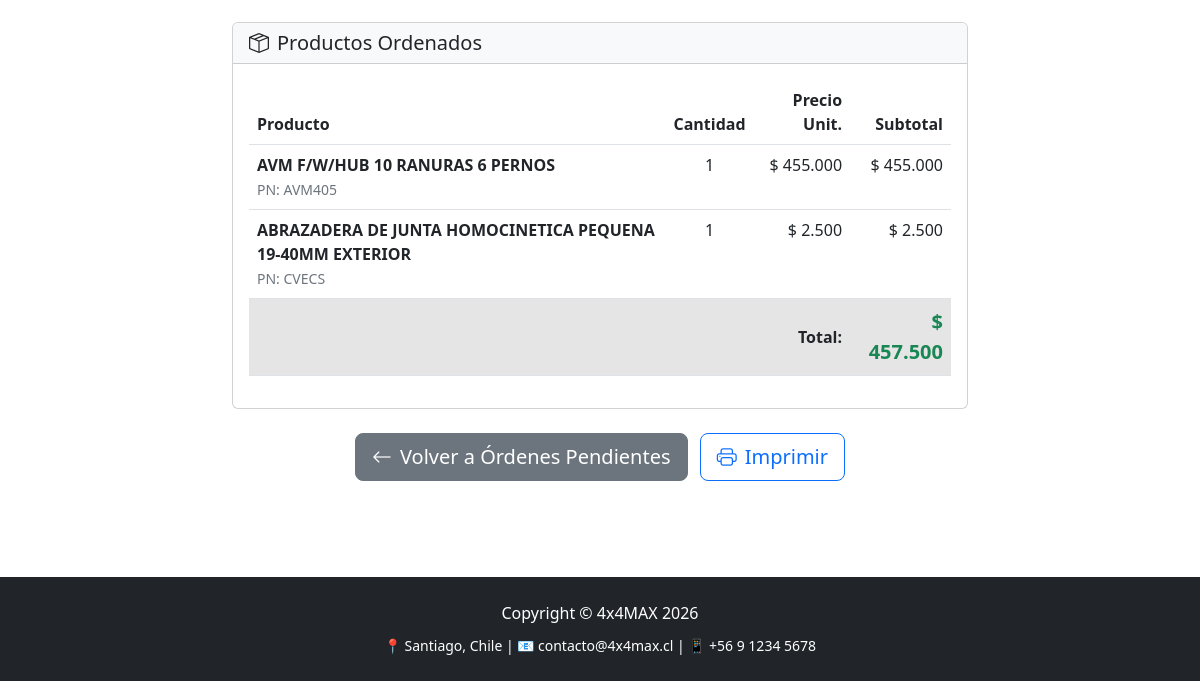
Before: /payment/order/23 (signed in, lower part) with the older database file.
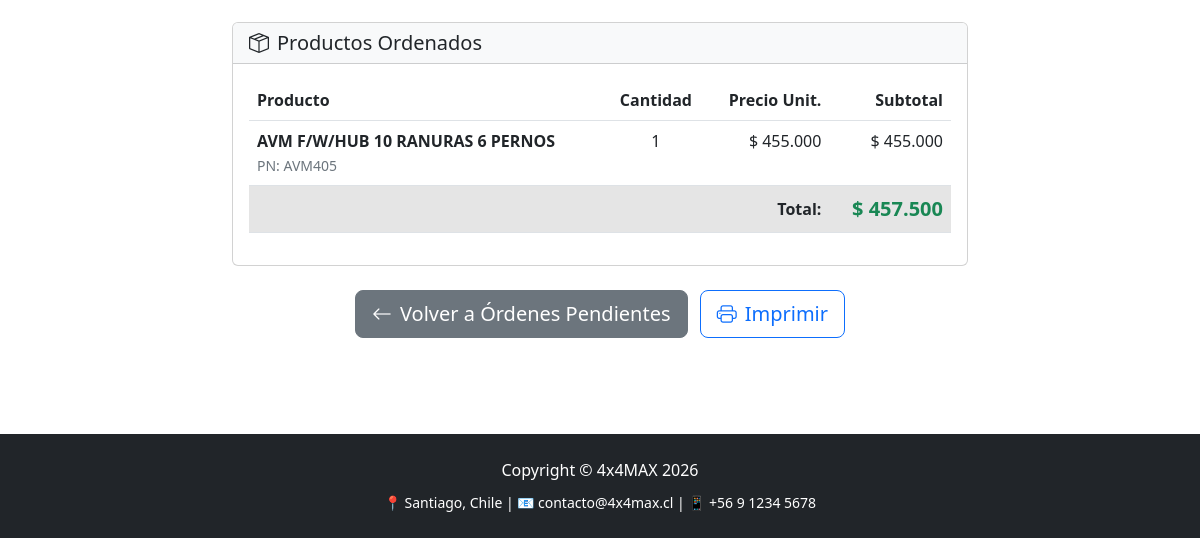
After: the same page with the newer database file.
### payment/models.py (models this page shows, shortened)
class OrderItem(models.Model):
    order = models.ForeignKey(Order, on_delete=models.CASCADE, null=True)
    product = models.ForeignKey(Product, on_delete=models.CASCADE, null=True)
    user = models.ForeignKey(User, on_delete=models.CASCADE, null=True, blank=True)
    quantity = models.PositiveBigIntegerField(default=1)
    price = models.DecimalField(max_digits=10, decimal_places=2)
    is_international = models.BooleanField(default=False)
    def get_total(self):
        return self.price * self.quantity

class Order(models.Model):
    user = models.ForeignKey(User, on_delete=models.CASCADE, null=True, blank=True)
    full_name = models.CharField(max_length=250)
    email = models.EmailField(max_length=250)
    phone = models.CharField(max_length=20)
    shipping_address = models.TextField(max_length=15000)
    workshop = models.ForeignKey('workshop.Workshop', on_delete=models.SET_NULL, null=True, blank=True)
    amount_pay = models.DecimalField(max_digits=10, decimal_places=2)
    date_order = models.DateTimeField(auto_now_add=True)
    shipped = models.BooleanField(default=False)
    date_shipped = models.DateTimeField(blank=True, null=True)
    has_international_items = models.BooleanField(default=False)
    buy_order = models.CharField(max_length=50, unique=True, null=True, blank=True, db_index=True)
    transaction_date = models.DateTimeField(null=True, blank=True)
    authorization_code = models.CharField(max_length=50, null=True, blank=True)
    payment_type_code = models.CharField(max_length=10, null=True, blank=True)  # VD, VN, etc.
    installments_number = models.IntegerField(null=True, blank=True)
    card_number = models.CharField(max_length=20, null=True, blank=True)  # últimos 4 dígitos
    session_id = models.CharField(max_length=100, null=True, blank=True)
    accounting_date = models.CharField(max_length=10, null=True, blank=True)
    transaction_status = models.CharField(max_length=50, null=True, blank=True)
    class Meta:
        ordering = ['-date_order']

### store/models.py (models this page shows, shortened)
class Product(models.Model):
    sku = models.CharField(max_length=50, unique=True, blank=True, null=True)
    name = models.CharField(max_length=100)
    part_number = models.CharField(max_length=50, default='', blank=True, null=True)
    price = models.DecimalField(default=0, decimal_places=2, max_digits=10)
    category = models.ForeignKey(Category, on_delete=models.CASCADE, default=1)
    subcategory = models.CharField(max_length=100, default='', blank=True, null=True)
    description = models.CharField(max_length=250, default='', blank=True, null=True)
    image = models.URLField(max_length=500, blank=True, null=True) # models.ImageField(upload_to='uploads/product/')
    is_sale = models.BooleanField(default=False)
    sale_price = models.DecimalField(default=0, decimal_places=2, max_digits=10)
    weight_kg = models.DecimalField(default=0, decimal_places=3, max_digits=10)
    length_cm = models.DecimalField(default=0, decimal_places=3, max_digits=10)
    height_cm = models.DecimalField(default=0, decimal_places=3, max_digits=10)
    width_cm = models.DecimalField(default=0, decimal_places=3, max_digits=10)
    volume_m3 = models.DecimalField(default=0, decimal_places=6, max_digits=15)
    motor = models.CharField(max_length=100, default='', blank=True, null=True)
    stock = models.IntegerField(default=0)
    stock_international = models.IntegerField(default=0)
    tariff_code = models.CharField(max_length=50, default='', blank=True, null=True)
    provider = models.ForeignKey(Provider, on_delete=models.CASCADE, null=True, blank=True)
    recommended_quantities = models.CharField(max_length=200, default='', blank=True, null=True)

### payment/views.py (the view, shortened to what this page needs)
# urls.py: path('order/<int:pk>', views.orders, name='orders'),
def orders(request, pk):
    if request.user.is_authenticated and request.user.is_superuser:
        order = Order.objects.get(id=pk)
        items = OrderItem.objects.filter(order=pk)
        return render(request, "payment/orders.html", {"order": order, "items": items})
    else:
        messages.success(request, "Access Denied.")
        return redirect('home')

### cart/cart.py (called while the page is built)
    def __len__(self):
        return len(self.cart)

### cart/context_processor.py (called while the page is built)
def cart(request):
    return {'cart': Cart(request)}

### store/templatetags/custom_filters.py (called while the page is built)
@register.filter
def currency_format(value):
    try:
        value = float(value)
        value = int(value)
        return f"{value:,}".replace(',', '.')
    except (ValueError, TypeError):
        return value

### payment/templates/payment/orders.html (shortened to what this page needs)
{% extends 'base.html' %}
{% load custom_filters %}
{% block content %}
<br/>
<div class="container">
  <div class="row justify-content-center">
    <div class="col-lg-8">
      <div class="card mb-4">
        <div class="card-header bg-light">
          <h5 class="mb-0"><i class="bi bi-box-seam me-2"></i>Productos Ordenados</h5>
        </div>
        <div class="card-body">
          <div class="table-responsive">
            <table class="table table-hover">
              <thead>
                <tr>
                  <th>Producto</th>
                  <th class="text-center">Cantidad</th>
                  <th class="text-end">Precio Unit.</th>
                  <th class="text-end">Subtotal</th>
                </tr>
              </thead>
              <tbody>
                {% for item in items %}
                <tr>
                  <td>
                    <strong>{{ item.product.name }}</strong>
                    {% if item.product.part_number %}
                    <br><small class="text-muted">PN: {{ item.product.part_number }}</small>
                    {% endif %}
                  </td>
                  <td class="text-center">{{ item.quantity }}</td>
                  <td class="text-end">$ {{ item.price|currency_format }}</td>
                  <td class="text-end">$ {{ item.get_total|currency_format }}</td>
                </tr>
                {% endfor %}
              </tbody>
              <tfoot>
                <tr class="table-active">
                  <td colspan="3" class="text-end"><strong>Total:</strong></td>
                  <td class="text-end"><strong class="text-success fs-5">$ {{ order.amount_pay|currency_format }}</strong></td>
                </tr>
              </tfoot>
            </table>
          </div>
        </div>
      </div>
      <div class="text-center mb-5">
        {% if order.shipped %}
  <a href="{% url 'shipped_dash' %}" class="btn btn-secondary btn-lg me-2">
    <i class="bi bi-arrow-left me-2"></i>Volver a Órdenes Enviadas
  </a>
{% else %}
  <a href="{% url 'not_shipped_dash' %}" class="btn btn-secondary btn-lg me-2">
    <i class="bi bi-arrow-left me-2"></i>Volver a Órdenes Pendientes
  </a>
{% endif %}
        <button onclick="window.print()" class="btn btn-outline-primary btn-lg">
          <i class="bi bi-printer me-2"></i>Imprimir
        </button>
      </div>
    </div>
  </div>
</div>
<br/><br/>
{% endblock %}

### store/templates/base.html (shortened to what this page needs)
{% load static %}
<!DOCTYPE html>
<html lang="en">
    <head>
        <link href="https://cdn.jsdelivr.net/npm/bootstrap-icons@1.5.0/font/bootstrap-icons.css" rel="stylesheet" />
        <link href="{% static 'css/styles.css' %}" rel="stylesheet" />
    </head>
    <body>
        <div class="page-wrapper">
            <main class="content">
                {% block content %}
                {% endblock %}
            </main>
            <footer class="py-4 bg-dark">
    <div class="container">
        <p class="m-0 text-center text-white">Copyright &copy; 4x4MAX 2026</p>
        <p class="m-0 text-center text-white mt-2">
            <small>
                📍 Santiago, Chile |
                📧 contacto@4x4max.cl |
                📱 +56 9 1234 5678
            </small>
        </p>
    </div>
</footer>
        </div>
    </body>
</html>

### store/templates/navbar.html (shortened to what this page needs)
        {% load static %}

### store/templates/base.html (style rules this page uses)
html, body { height: 100%; margin: 0; }
.page-wrapper { display: flex; flex-direction: column; min-height: 100vh; }
main.content { flex: 1; }

Changed rows visible on the page:
removed OrderItem: product.name "ABRAZADERA DE JUNTA HOMOCINETICA PEQUENA 19-40MM EXTERIOR", product.part_number "CVECS", quantity "1", price "2.500", get_total "2.500"
